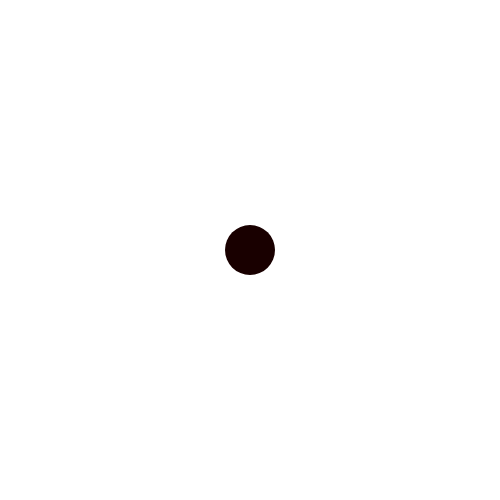
Frame 1 (no input)
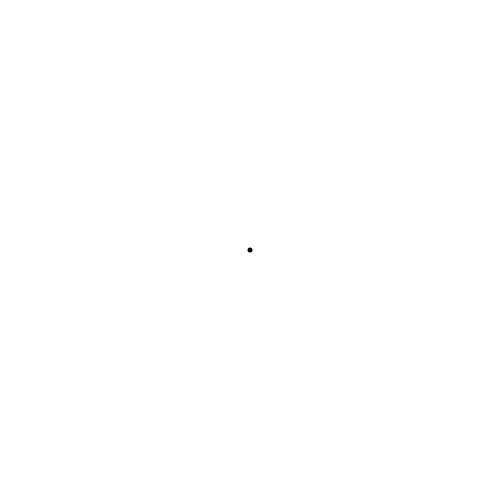
Frame 60 (no input)
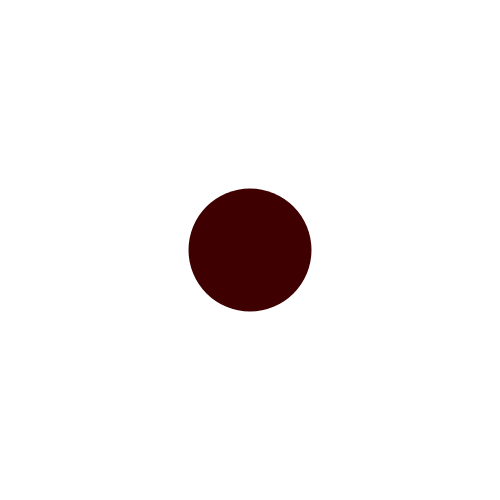
Frame 120 (the mouse pressed at the canvas centre since frame 60)

The p5.js sketch that drew these frames (run headless with seeded random() and noise() and a simulated clock; from frame 60 on, the mouse is pressed at the canvas centre):

// p5.js sketch
// ── sketch.js
var x = 250;
var y = 250;
var w = 50;
function setup() {
  createCanvas(500, 500);
  background(255);
  noStroke();
}
function draw() {
  background(255);
  fill(w/2,0,0);
  ellipse(x, y, w, w);
  distance = dist(x, y, mouseX, mouseY);
  if (distance < w / 2) {
    //   V - changes speed
    w += 2;
  } else {
    //   V - changes original width
    w = 5;
    
    
if (w <= 500) {
  } else {  
  background(random(255),random(255),random(255))

  

}
 
  
  }}
